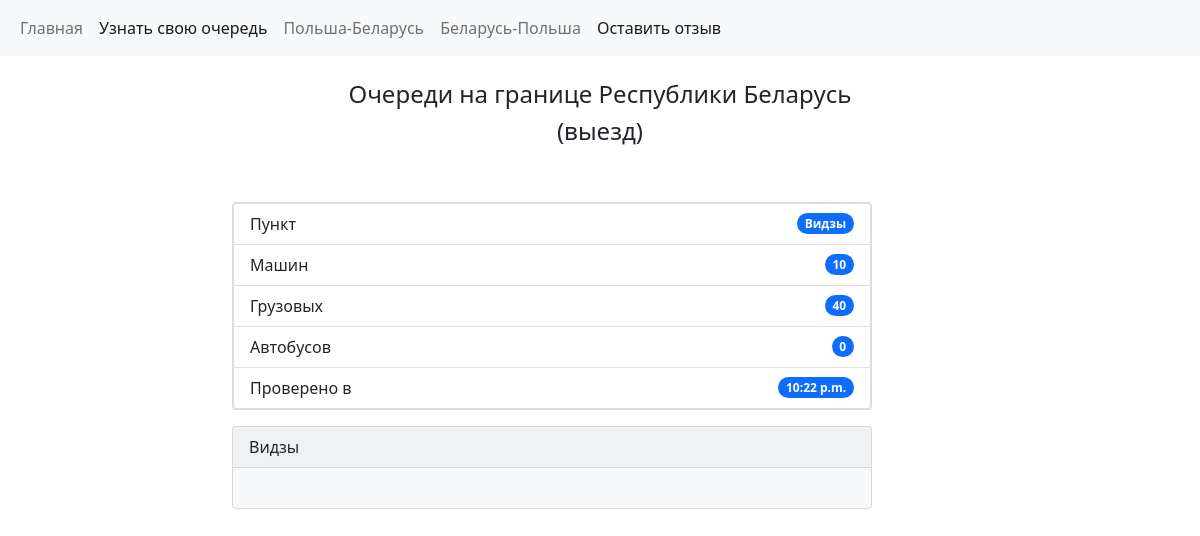
The page /vidzy on the database as committed earlier.
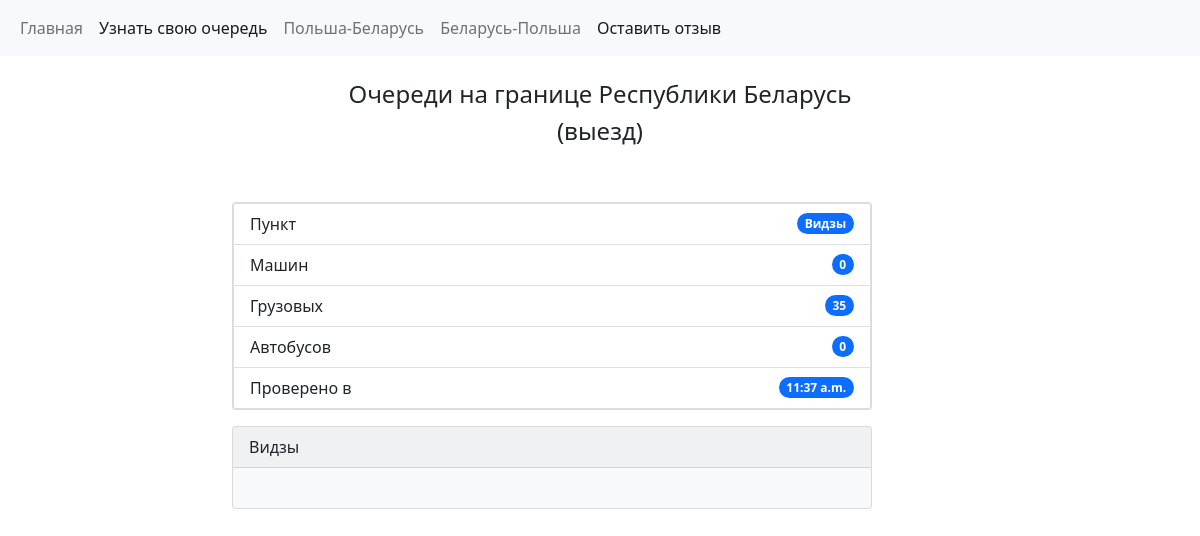
The same page on the database as committed later.
### website/models.py (models this page shows, shortened)
class Borders(models.Model):
    location = models.CharField(max_length=100)
    cars = models.CharField(max_length=100)
    buses = models.CharField(max_length=100)
    lorries = models.CharField(max_length=100)
    text = models.TextField(max_length=1600)
    time = models.TimeField(auto_now=True)
    created = models.DateTimeField(auto_now=True)

### website/views.py (the view)
# urls.py: path('vidzy', views.vidzy, name='vidzy'),
def vidzy(request):
    obj = Borders.objects.get(location='Видзы')
    return render(request, 'vidzy.html', {'obj': obj})

### website/templates/vidzy.html (shortened to what this page needs)
{% extends 'base.html' %}
{% block content %}
  <div class="container">
    <div class="row">
      <div class="col-sm-2">
      </div>
      <div class="col-sm-8">
            <div class="card text-dark bg-light mb-3" style="max-width: 40rem; width: 400">
                <ul class="list-group">
                  <li class="list-group-item d-flex justify-content-between align-items-center">
                    Пункт
                    <span class="badge bg-primary rounded-pill">{{ obj.location }}</span>
                  </li>
                  <li class="list-group-item d-flex justify-content-between align-items-center">
                    Машин
                    <span class="badge bg-primary rounded-pill">{{ obj.cars }}</span>
                  </li>
                  <li class="list-group-item d-flex justify-content-between align-items-center">
                    Грузовых
                    <span class="badge bg-primary rounded-pill">{{ obj.lorries }}</span>
                  </li>
                  <li class="list-group-item d-flex justify-content-between align-items-center">
                    Автобусов
                    <span class="badge bg-primary rounded-pill">{{ obj.buses }}</span>
                  </li>
                  <li class="list-group-item d-flex justify-content-between align-items-center">
                    Проверено в
                    <span class="badge bg-primary rounded-pill">{{ obj.time }}</span>
                  </li>
                </ul>
            </div>
            <div class="card text-dark bg-light mb-3" style="max-width: 40rem;">
              <div class="card-header">{{ obj.location }}</div>
              <div class="card-body">
              </div>
            </div>
      </div>
      <div class="col-sm-2">
      </div>
    </div>
  </div>
{% endblock %}

Rows that differ between the two databases and show on the page:
changed Borders "Видзы": cars "10" → "0"; lorries "40" → "35"; time "10:22 p.m." → "11:37 a.m."
